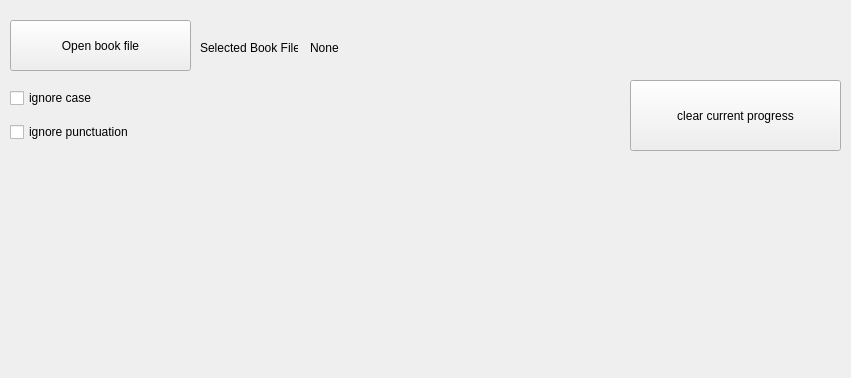
<?xml version="1.0" encoding="UTF-8"?>
<ui version="4.0">
 <class>SettingsWindow</class>
 <widget class="QWidget" name="SettingsWindow">
  <property name="windowModality">
   <enum>Qt::WindowModality::NonModal</enum>
  </property>
  <property name="geometry">
   <rect>
    <x>0</x>
    <y>0</y>
    <width>851</width>
    <height>378</height>
   </rect>
  </property>
  <property name="windowTitle">
   <string>Form</string>
  </property>
  <widget class="QPushButton" name="OpenBookFileButton">
   <property name="geometry">
    <rect>
     <x>10</x>
     <y>20</y>
     <width>181</width>
     <height>51</height>
    </rect>
   </property>
   <property name="text">
    <string>Open book file</string>
   </property>
  </widget>
  <widget class="QLabel" name="SelectedBookTextLabel">
   <property name="geometry">
    <rect>
     <x>200</x>
     <y>40</y>
     <width>98</width>
     <height>16</height>
    </rect>
   </property>
   <property name="text">
    <string>Selected Book File:</string>
   </property>
  </widget>
  <widget class="QLabel" name="BookFileName">
   <property name="geometry">
    <rect>
     <x>310</x>
     <y>40</y>
     <width>531</width>
     <height>16</height>
    </rect>
   </property>
   <property name="text">
    <string>None</string>
   </property>
  </widget>
  <widget class="QWidget" name="layoutWidget">
   <property name="geometry">
    <rect>
     <x>10</x>
     <y>80</y>
     <width>161</width>
     <height>71</height>
    </rect>
   </property>
   <layout class="QVBoxLayout" name="verticalLayout">
    <property name="sizeConstraint">
     <enum>QLayout::SizeConstraint::SetNoConstraint</enum>
    </property>
    <item>
     <widget class="QCheckBox" name="ignoreCaseCheckBox">
      <property name="text">
       <string>ignore case</string>
      </property>
     </widget>
    </item>
    <item>
     <widget class="QCheckBox" name="ignorePunctuationCheckBox">
      <property name="text">
       <string>ignore punctuation</string>
      </property>
     </widget>
    </item>
   </layout>
  </widget>
  <widget class="QPushButton" name="clearProgressButton">
   <property name="enabled">
    <bool>true</bool>
   </property>
   <property name="geometry">
    <rect>
     <x>630</x>
     <y>80</y>
     <width>211</width>
     <height>71</height>
    </rect>
   </property>
   <property name="text">
    <string>clear current progress</string>
   </property>
   <property name="checkable">
    <bool>false</bool>
   </property>
   <property name="default">
    <bool>false</bool>
   </property>
   <property name="flat">
    <bool>false</bool>
   </property>
  </widget>
 </widget>
 <resources/>
 <connections/>
</ui>
